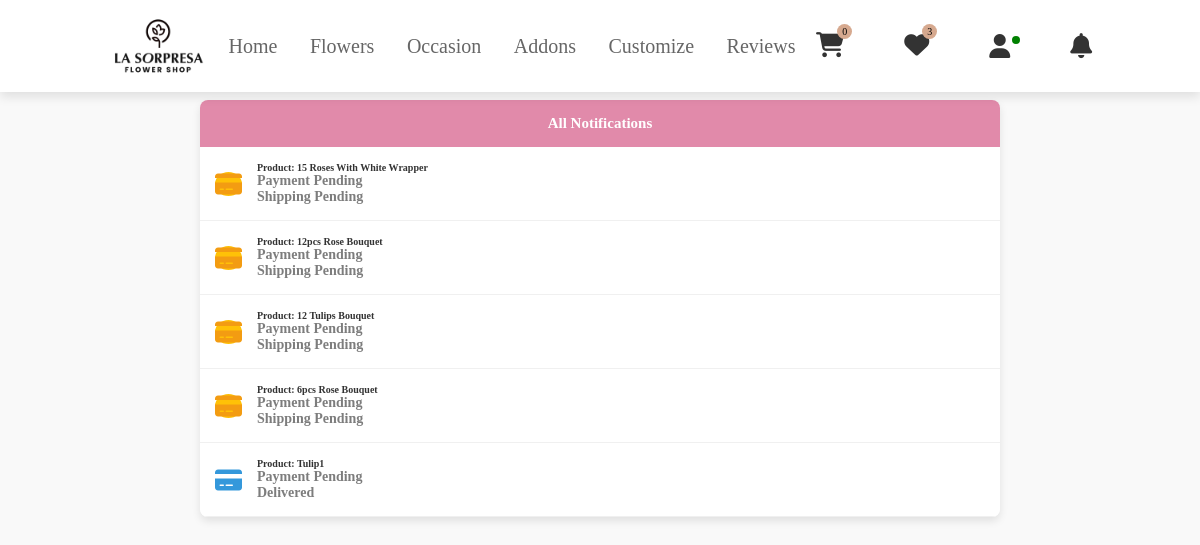
The app's page /users/notifications.php (signed in) with its own data.
### tables this page shows
CREATE TABLE `payment` (
  `payment_id` int(11) NOT NULL,
  `cust_id` int(11) NOT NULL,
  `order_id` int(11) DEFAULT NULL,
  `cust_name` varchar(255) NOT NULL,
  `cust_email` varchar(255) NOT NULL,
  `reference_number` varchar(255) DEFAULT NULL,
  `amount_paid` decimal(10,2) NOT NULL,
  `payment_method` enum('gcash','cop') NOT NULL,
  `payment_status` enum('pending','paid','failed') DEFAULT 'pending',
  `shipping_status` enum('pending','shipped','delivered','readyforpickup') DEFAULT 'pending',
  `created_at` timestamp NOT NULL DEFAULT current_timestamp(),
  `updated_at` timestamp NOT NULL DEFAULT current_timestamp() ON UPDATE current_timestamp(),
  `viewed` tinyint(1) DEFAULT 0
);

CREATE TABLE `product` (
  `p_id` int(11) NOT NULL,
  `name` varchar(255) NOT NULL,
  `old_price` varchar(10) NOT NULL,
  `current_price` varchar(10) NOT NULL,
  `quantity` int(10) NOT NULL,
  `featured_photo` varchar(255) NOT NULL,
  `description` text NOT NULL,
  `short_description` text NOT NULL,
  `feature` text NOT NULL,
  `other_photo` text NOT NULL,
  `condition` text NOT NULL,
  `is_featured` int(1) NOT NULL,
  `is_active` int(1) NOT NULL,
  `ecat_id` int(11) NOT NULL
);

### users/notifications.php (the view, shortened to what this page needs)
<?php
include("conn.php");
if (isset($_SESSION['customer']) && isset($_SESSION['customer']['cust_id'])) {
    $customerId = $_SESSION['customer']['cust_id'];
    $statement = $pdo->prepare("
        SELECT p.*, oi.product_id, pr.name
        FROM payment p
        JOIN order_items oi ON p.order_id = oi.order_id
        JOIN product pr ON oi.product_id = pr.p_id
        WHERE p.cust_id = :cust_id
        ORDER BY p.created_at DESC
    ");
    $statement->execute(['cust_id' => $customerId]);
    $payments = $statement->fetchAll(PDO::FETCH_ASSOC);
}
?>
<?php include('navuser.php'); ?>
<!DOCTYPE html>
<html lang="en">
<head>
</head>
<body>
    <div class="container1">
        <h2>All Notifications</h2>
        <?php if (!empty($payments)): ?>
    <ul class="notifications-list1">
        <?php foreach ($payments as $payment): ?>
            <?php
            $paymentStatus = ($payment['payment_status'] == 'pending') ? 'Payment Pending' : ($payment['payment_status'] == 'paid' ? 'Payment Confirmed' : 'Payment Failed');
            $shippingStatus = ($payment['shipping_status'] == 'pending') ? 'Shipping Pending' : ($payment['shipping_status'] == 'shipped' ? 'Shipped' : 'Delivered');
            $isDelivered = $payment['shipping_status'] == 'delivered';
            $isViewed = $payment['viewed'] == 1;
            ?>
            <li class="notification-item1 <?php echo $isViewed ? 'viewed-item' : 'not-viewed-item'; ?> <?php echo $isDelivered ? 'delivered-item' : ''; ?>">
                <i class="fa fa-credit-card <?php echo $isDelivered ? 'bg-delivered' : ($payment['payment_status'] == 'pending' ? 'bg-warning' : 'bg-success'); ?>"></i>
                <div>
                    <a href="order-details.php?order_id=<?php echo $payment['order_id']; ?>&product_id=<?php echo $payment['product_id']; ?>">
                        <strong>Product: <?php echo htmlspecialchars($payment['name']); ?></strong>
                        <div class="text-muted small"><?php echo $paymentStatus; ?></div>
                        <div class="text-muted small"><?php echo $shippingStatus; ?></div>
                    </a>
                </div>
            </li>
        <?php endforeach; ?>
    </ul>
<?php else: ?>
    <p>No notifications available.</p>
<?php endif; ?>
    </div>
</body>
</html>

### css/footer.css (style rules this page uses)
:root { --pink: #e84393; --main: #d0bcb3; --font: #d18276; --button: #d6a98f; --footer: #e7d0c5 ; }

### css/main.css (style rules this page uses)
:root { --pink: #e84393; --main: #d0bcb3; --font: #d18276; --button: #d6a98f; }
* { margin: 0; padding: 0; font-family: "NudMotoya Maru W55 W5"; outline: none; border: none; text-decoration: none; text-transform: capitalize; transition: .2s linear; }
html { font-size: 62.5%; scroll-behavior: smooth; scroll-padding-top: 6rem; overflow-x: hidden; }
.bg-warning { background-color: #ffc107; border-radius: 50%; }
.text-muted { font-size: 12px; color: #888; }

### users/navuser.php (style rules this page uses)
.bg-delivered { color: #3498db; }

### users/notifications.php (style rules this page uses)
body { font-family: Arial, sans-serif; background-color: #f9f9f9; margin: 0; padding: 0; }
.container1 { max-width: 800px; margin: 100px auto; background: #fff; border-radius: 8px; box-shadow: 0 4px 8px rgba(0, 0, 0, 0.1); overflow: hidden; }
h2 { background-color: #e18aaa; color: #fff; margin: 0; padding: 15px; text-align: center; }
.notifications-list1 { list-style: none; margin: 0; padding: 0; }
.notification-item1 { display: flex; align-items: center; padding: 15px; border-bottom: 1px solid #f0f0f0; transition: background-color 0.3s ease; }
.notification-item1 i { font-size: 24px; margin-right: 15px; }
.notification-item1 .bg-warning { color: #f39c12; }
.notification-item1 .bg-delivered { color: #3498db; }
.notification-item1 div { flex: 1; }
.notification-item1 a { text-decoration: none; color: #333; }
.text-muted { color: #7d7d7d; }
.text-muted.small { font-size: 14px; }
.delivered-item { background-color: #eaf5ff; }
.not-viewed-item { background-color: #fff; font-weight: bold; }

### records on screen
payment: product.name "15 Roses With White Wrapper", payment_status "Payment Pending", shipping_status "Shipping Pending", product.name "12pcs Rose Bouquet"
payment: product.name "12 Tulips Bouquet", payment_status "Payment Pending", shipping_status "Shipping Pending"
payment: product.name "6pcs Rose Bouquet", payment_status "Payment Pending", shipping_status "Shipping Pending"
payment: product.name "Tulip1", payment_status "Payment Pending", shipping_status "Delivered"

### other values on screen
$count "0"
$count "3"
